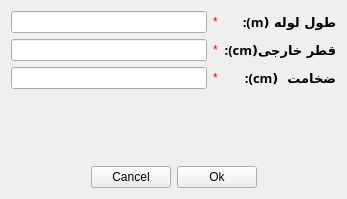
<?xml version="1.0" encoding="UTF-8"?>
<ui version="4.0">
 <class>Form</class>
 <widget class="QWidget" name="Form">
  <property name="geometry">
   <rect>
    <x>0</x>
    <y>0</y>
    <width>347</width>
    <height>199</height>
   </rect>
  </property>
  <property name="windowTitle">
   <string>اطلاعات خط لوله ورودی</string>
  </property>
  <property name="windowIcon">
   <iconset resource="svgfile.qrc">
    <normaloff>:/icon/heater.svg</normaloff>:/icon/heater.svg</iconset>
  </property>
  <layout class="QVBoxLayout" name="verticalLayout_3">
   <item>
    <layout class="QGridLayout" name="gridLayout_3">
     <item row="0" column="0">
      <layout class="QGridLayout" name="gridLayout_2">
       <item row="0" column="0">
        <layout class="QGridLayout" name="gridLayout">
         <item row="0" column="2">
          <widget class="QLabel" name="label">
           <property name="font">
            <font>
             <family>B Mitra</family>
             <pointsize>10</pointsize>
             <weight>75</weight>
             <bold>true</bold>
            </font>
           </property>
           <property name="text">
            <string>طول لوله (m):</string>
           </property>
          </widget>
         </item>
         <item row="1" column="0">
          <widget class="QLineEdit" name="lineEdit_2">
           <property name="text">
            <string/>
           </property>
          </widget>
         </item>
         <item row="0" column="0">
          <widget class="QLineEdit" name="lineEdit">
           <property name="text">
            <string/>
           </property>
          </widget>
         </item>
         <item row="1" column="2">
          <widget class="QLabel" name="label_2">
           <property name="font">
            <font>
             <family>B Mitra</family>
             <pointsize>10</pointsize>
             <weight>75</weight>
             <bold>true</bold>
            </font>
           </property>
           <property name="text">
            <string>قطر خارجی(cm):</string>
           </property>
          </widget>
         </item>
         <item row="2" column="0">
          <widget class="QLineEdit" name="lineEdit_3">
           <property name="text">
            <string/>
           </property>
          </widget>
         </item>
         <item row="2" column="2">
          <widget class="QLabel" name="label_3">
           <property name="font">
            <font>
             <family>B Mitra</family>
             <pointsize>10</pointsize>
             <weight>75</weight>
             <bold>true</bold>
            </font>
           </property>
           <property name="text">
            <string>ضخامت  (cm):</string>
           </property>
          </widget>
         </item>
         <item row="0" column="1">
          <widget class="QLabel" name="label_4">
           <property name="styleSheet">
            <string notr="true">QLabel#label_4{ 

color : red;

 }</string>
           </property>
           <property name="text">
            <string>*</string>
           </property>
          </widget>
         </item>
         <item row="1" column="1">
          <widget class="QLabel" name="label_5">
           <property name="styleSheet">
            <string notr="true">QLabel#label_5{ 

color : red;

 }</string>
           </property>
           <property name="text">
            <string>*</string>
           </property>
          </widget>
         </item>
         <item row="2" column="1">
          <widget class="QLabel" name="label_6">
           <property name="styleSheet">
            <string notr="true">QLabel#label_6{ 

color : red;

 }</string>
           </property>
           <property name="text">
            <string>*</string>
           </property>
          </widget>
         </item>
        </layout>
       </item>
       <item row="2" column="0">
        <layout class="QHBoxLayout" name="horizontalLayout">
         <item>
          <spacer name="horizontalSpacer">
           <property name="orientation">
            <enum>Qt::Horizontal</enum>
           </property>
           <property name="sizeHint" stdset="0">
            <size>
             <width>40</width>
             <height>20</height>
            </size>
           </property>
          </spacer>
         </item>
         <item>
          <widget class="QPushButton" name="pushButton">
           <property name="text">
            <string>Cancel</string>
           </property>
          </widget>
         </item>
         <item>
          <widget class="QPushButton" name="pushButton_2">
           <property name="text">
            <string>Ok</string>
           </property>
          </widget>
         </item>
         <item>
          <spacer name="horizontalSpacer_2">
           <property name="orientation">
            <enum>Qt::Horizontal</enum>
           </property>
           <property name="sizeHint" stdset="0">
            <size>
             <width>40</width>
             <height>20</height>
            </size>
           </property>
          </spacer>
         </item>
        </layout>
       </item>
       <item row="1" column="0">
        <spacer name="verticalSpacer">
         <property name="orientation">
          <enum>Qt::Vertical</enum>
         </property>
         <property name="sizeHint" stdset="0">
          <size>
           <width>20</width>
           <height>40</height>
          </size>
         </property>
        </spacer>
       </item>
      </layout>
     </item>
    </layout>
   </item>
  </layout>
 </widget>
 <resources>
  <include location="svgfile.qrc"/>
 </resources>
 <connections/>
</ui>
